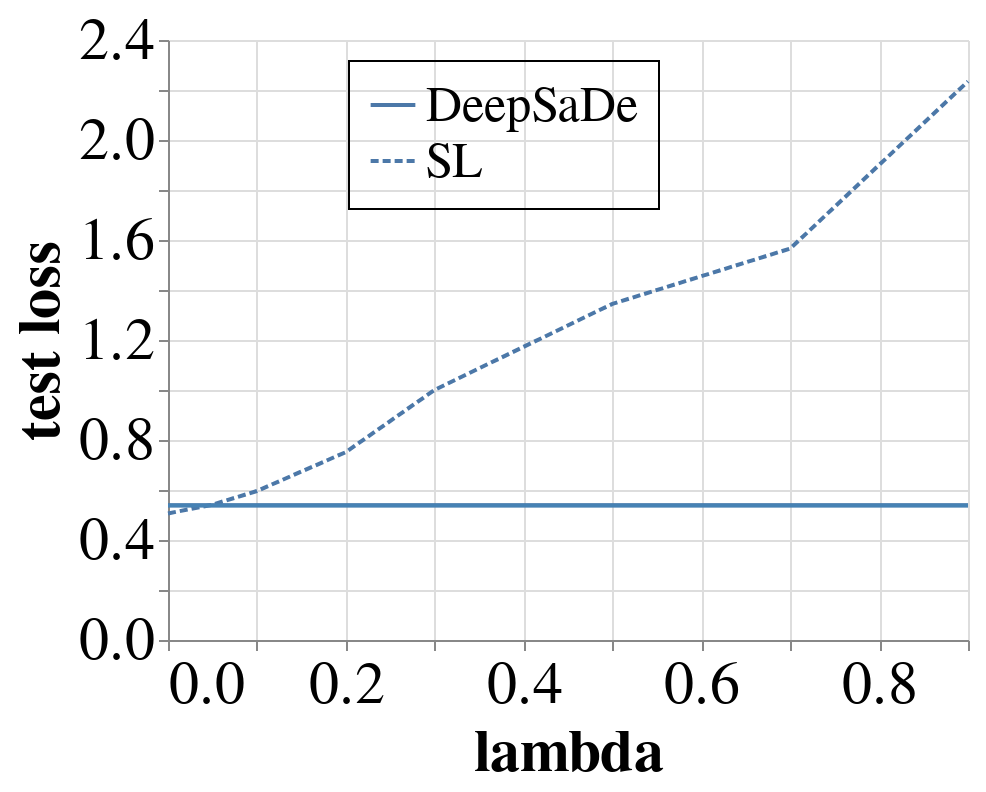

The notebook cell this image was saved under:
### Code cell
import altair as alt
loss_plot = alt.Chart(processed_output).mark_line().encode(
    x='lambda:Q',
    y='test loss',
    strokeDash=alt.Color('Approach:N', legend=alt.Legend(
        orient='none',
        legendX=90, legendY=10,
        direction='vertical',
        titleAnchor='middle',
        strokeColor='black',
        padding=10,
        labelFontSize=25,
        symbolSize=500,
        symbolStrokeWidth=2,
        title=None))
)

loss_line = alt.Chart(pd.DataFrame({'test loss': [statistics.mean(train_losses_deepsade)]})).mark_rule().encode(y='test loss', strokeWidth=alt.value(2), color=alt.value('steelblue'))
selected_lambda = alt.Chart(pd.DataFrame({'lambda': [0.3]})).mark_rule().encode(y='lambda', strokeWidth=alt.value(2), color=alt.value('steelblue'))

first = loss_plot + loss_line
big_chart(first, fontsize = 30)

### Figure 1 — Vega-Lite specification as saved in the notebook (floating-point values rounded to 4 significant figures)
{"config": {"view": {"continuousWidth": 400, "continuousHeight": 300, "strokeWidth": 0}, "axis": {"grid": true, "labelFontSize": 30, "titleFontSize": 30}, "legend": {"labelFontSize": 30, "titleFontSize": 30}, "title": {"fontSize": 30}}, "layer": [{"data": {"name": "data-860e254eec471aa5b6e92f1e2295375a"}, "mark": "line", "encoding": {"strokeDash": {"field": "Approach", "legend": {"direction": "vertical", "labelFontSize": 25, "legendX": 90, "legendY": 10, "orient": "none", "padding": 10, "strokeColor": "black", "symbolSize": 500, "symbolStrokeWidth": 2, "title": null, "titleAnchor": "middle"}, "type": "nominal"}, "x": {"field": "lambda", "type": "quantitative"}, "y": {"field": "test loss", "type": "quantitative"}}}, {"data": {"name": "data-cd35f1d1758120234349844bd3be3cac"}, "mark": "rule", "encoding": {"color": {"value": "steelblue"}, "strokeWidth": {"value": 2}, "y": {"field": "test loss", "type": "quantitative"}}}], "$schema": "https://vega.github.io/schema/vega-lite/v4.17.0.json", "datasets": {"data-860e254eec471aa5b6e92f1e2295375a": [{"lambda": 0.0, "Approach": "SL", "test loss": 0.5063, "test violation": 982.6}, {"lambda": 0.0, "Approach": "DeepSaDe", "test loss": 0.539, "test violation": 0.0}, {"lambda": 0.05, "Approach": "SL", "test loss": 0.5413, "test violation": 676.4}, {"lambda": 0.05, "Approach": "DeepSaDe", "test loss": 0.539, "test violation": 0.0}, {"lambda": 0.1, "Approach": "SL", "test loss": 0.5959, "test violation": 536.2}, {"lambda": 0.1, "Approach": "DeepSaDe", "test loss": 0.539, "test violation": 0.0}, {"lambda": 0.2, "Approach": "SL", "test loss": 0.7514, "test violation": 363.4}, {"lambda": 0.2, "Approach": "DeepSaDe", "test loss": 0.539, "test violation": 0.0}, {"lambda": 0.3, "Approach": "SL", "test loss": 1.001, "test violation": 0.0}, {"lambda": 0.3, "Approach": "DeepSaDe", "test loss": 0.539, "test violation": 0.0}, {"lambda": 0.5, "Approach": "SL", "test loss": 1.345, "test violation": 0.0}, {"lambda": 0.5, "Approach": "DeepSaDe", "test loss": 0.539, "test violation": 0.0}, {"lambda": 0.7, "Approach": "SL", "test loss": 1.566, "test violation": 0.0}, {"lambda": 0.7, "Approach": "DeepSaDe", "test loss": 0.539, "test violation": 0.0}, {"lambda": 0.9, "Approach": "SL", "test loss": 2.235, "test violation": 0.0}, {"lambda": 0.9, "Approach": "DeepSaDe", "test loss": 0.539, "test violation": 0.0}], "data-cd35f1d1758120234349844bd3be3cac": [{"test loss": 0.5384}]}}
